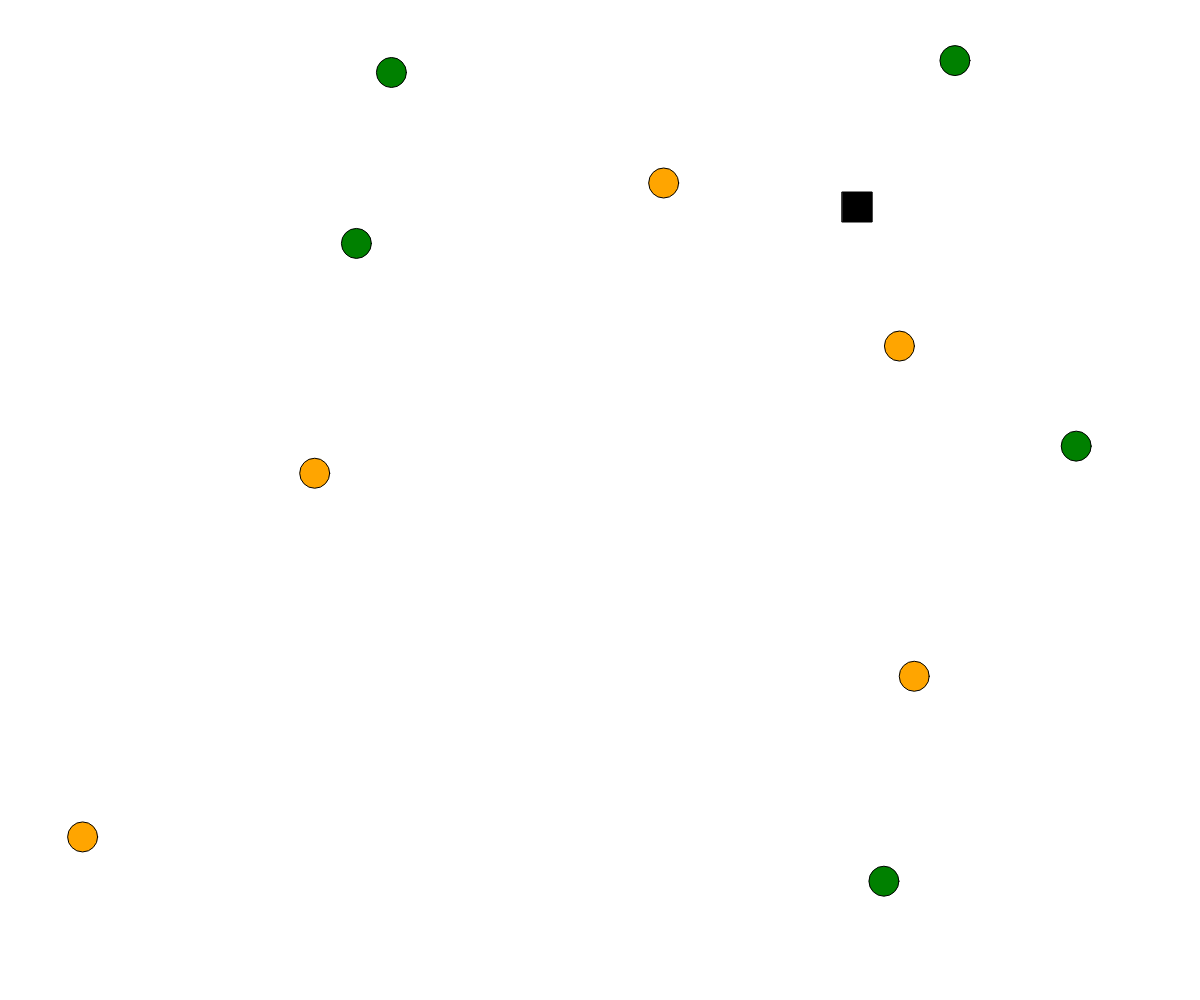
Frame 1 (no input)
Frame 60 (no input): identical to frame 1, image omitted
Frame 120 (the mouse pressed at the canvas centre since frame 60): identical to frame 1, image omitted

The p5.js sketch that drew this single still picture (run headless with seeded random() and noise() and a simulated clock; from frame 60 on, the mouse is pressed at the canvas centre):

// p5.js sketch
// ── sketch.js
let car;
let items = [];

function setup() {
  createCanvas(windowWidth, windowHeight);
  car = new Car();

  for (let i = 0; i < 10; i++) {
    let newItem = new Item();
    items.push(newItem);
  }
}

function draw() {
  background(255);

  let collisionDetected = false;
  let powerUpDetected = false;
  for (let i = 0; i < items.length; i++) {
    if (dist(car.x, car.y, items[i].x, items[i].y) < car.r / 2) {
      if(items[i].type == 0){
        collisionDetected = true;
      } else{
        powerUpDetected = true;
      }
      
    }
    items[i].display();
  }

  if (collisionDetected == true) {
    car.hurt = true;
  } else {
    car.hurt = false;
  }

  if (powerUpDetected == true) {
    car.poweringUp = true;
  } else {
    car.poweringUp = false;
  }

  car.display();

  if (keyIsPressed) {
    if (key == "w") {
      car.y -= car.speed;
    } else if (key == "a") {
      car.x -= car.speed;
    } else if (key == "s") {
      car.y += car.speed;
    } else if (key == "d") {
      car.x += car.speed;
    }
  }
}

function keyPressed() {}

class Car {
  constructor() {
    this.x = random(width);
    this.y = random(height);
    this.r = 30;
    this.speed = 10;
    this.hurt = false;
    this.poweringUp = false;
  }

  display() {
    if (this.hurt) {
      fill("red");
    } else if (this.poweringUp) {
      fill("pink");
    } else {
      fill(0);
    }
    rectMode(CENTER);
    square(this.x, this.y, this.r);
  }
}

class Item {
  constructor() {
    this.x = random(width);
    this.y = random(height);
    this.type = floor(random(2));
  }

  display() {
    if (this.type == 0) {
      fill("green");
    } else {
      fill("orange");
    }
    circle(this.x, this.y, 30);
  }
}
